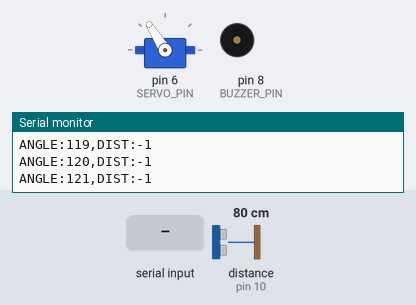
Simulated run of this sketch. Board: Arduino Uno, built with avr-gcc and run on an emulated ATmega328P. Parts: servo, buzzer (waves = sounding), the last lines printed to the serial monitor. Wiring (inferred from the names in the program): ultrasonic range finder: trigger pin 9; echo pin 10. The test bench sets the inputs (shaded band); at power-on: distance to the obstacle (sensor on pin 10) 80 cm. The echo pulse lasts 58.3 µs per cm; EEPROM starts erased.

Above: at 1.4 s.
1.5 s: distance to the obstacle (sensor on pin 10) set to 22 cm
At 1.97 s:
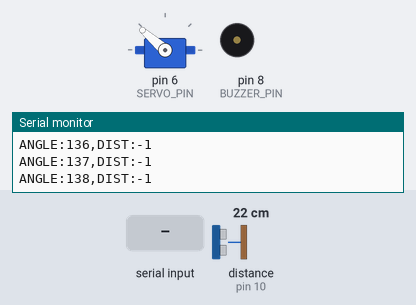
4.5 s: distance to the obstacle (sensor on pin 10) set to 19 cm
At 4.7 s:
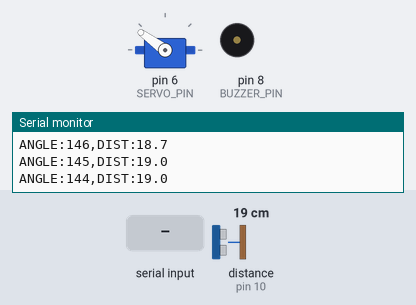
At 5.31 s:
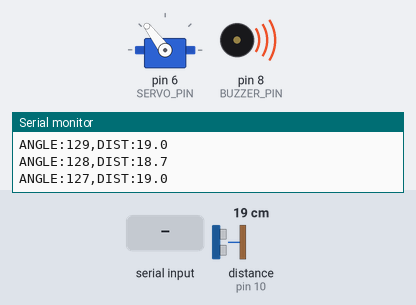
7.5 s: "d" received over Serial
10.5 s: "M90\n" received over Serial
At 11.4 s:
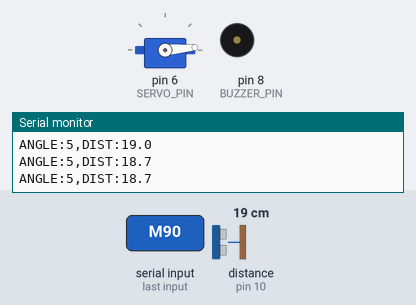
13.5 s: "M,45\n" received over Serial
16.5 s: "A90\n" received over Serial
Timing chart, 0 to 20.5 s (numbered marks = the images above; inputs shaded):
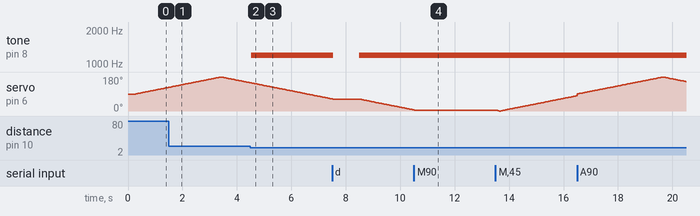

Measured:
- the behaviour switches between 21 and 20 cm on distance to the obstacle (sensor on pin 10) (found by bisection; images 1 and 2)
- after the input at 4.5 s, tone on pin 8 (BUZZER_PIN): alternates 1200 Hz for 0.02 s and silent for 0.02 s, starting at once
- after the input at 10.5 s, servo on pin 6 (SERVO_PIN): goes on until 10.5 s, then stays 5°

The sketch:

radar.ino
```cpp
#include <Servo.h>
#include <EEPROM.h>

Servo radarServo;

const byte SERVO_PIN  = 6;
const byte TRIG_PIN   = 9;
const byte ECHO_PIN   = 10;
const byte BUZZER_PIN = 8;

const float DEFAULT_MAX_DISTANCE = 20.0;
float maxDistance = DEFAULT_MAX_DISTANCE;

const unsigned long SERVO_INTERVAL = 35;
const unsigned long MEASURE_INTERVAL = 35;

int angle = 90;
int direction = 1;

const int EEPROM_ADDR = 0;

unsigned long lastServoMove = 0;
unsigned long lastEEPROMSave = 0;
unsigned long lastMeasure = 0;

bool manualMode = false;

float getDistance() {
  digitalWrite(TRIG_PIN, LOW);
  delayMicroseconds(2);
  digitalWrite(TRIG_PIN, HIGH);
  delayMicroseconds(10);
  digitalWrite(TRIG_PIN, LOW);

  unsigned long duration = pulseIn(ECHO_PIN, HIGH, 7000);
  if (duration == 0) return -1;

  float distance = duration * 0.0343 / 2.0;
  if (distance < 2.0 || distance > maxDistance) return -1;
  return distance;
}

void setup() {
  Serial.begin(9600);

  pinMode(TRIG_PIN, OUTPUT);
  pinMode(ECHO_PIN, INPUT);
  pinMode(BUZZER_PIN, OUTPUT);

  digitalWrite(TRIG_PIN, LOW);
  noTone(BUZZER_PIN);

  int savedAngle = EEPROM.read(EEPROM_ADDR);
  if (savedAngle >= 0 && savedAngle <= 180) {
    angle = savedAngle;
  } else {
    angle = 90;
  }

  if (angle >= 180) direction = -1;
  else direction = 1;

  radarServo.attach(SERVO_PIN);
  radarServo.write(angle);
  delay(250);

  lastServoMove = millis();
  lastEEPROMSave = millis();
  lastMeasure = millis();
}

void loop() {
  unsigned long now = millis();
  if (Serial.available() > 0) {
    char cmd = Serial.read();

    if (cmd == 'M' || cmd == 'm') {
      manualMode = !manualMode;
      Serial.println("MANUAL TOGGLED");
      if (manualMode) {
        radarServo.write(angle);
      }
    }
    else if (cmd == 'A' || cmd == 'a') {
      int newAngle = Serial.parseInt();
      if (newAngle >= 0 && newAngle <= 180) {
        angle = newAngle;
        radarServo.write(angle);
        Serial.print("ANGLE SET TO: ");
        Serial.println(angle);
      }
    }
    else if (cmd == 'D' || cmd == 'd') {
      float newMax = Serial.parseFloat();
      if (newMax >= 10.0 && newMax <= 100.0) {
        maxDistance = newMax;
        Serial.print("MAX DISTANCE SET TO: ");
        Serial.println(maxDistance);
      }
    }
    while (Serial.available()) Serial.read();
  }

  if (now - lastMeasure >= MEASURE_INTERVAL) {
    lastMeasure = now;

    float distance = getDistance();

    Serial.print("ANGLE:");
    Serial.print(angle);
    Serial.print(",DIST:");

    if (distance > 0) {
      Serial.println(distance, 1);
      tone(BUZZER_PIN, 1200, 15);
    } else {
      Serial.println(-1);
    }
  }

  if (!manualMode) {
    if (now - lastServoMove >= SERVO_INTERVAL) {
      lastServoMove = now;

      angle += direction;
      if (angle >= 180) {
        angle = 180;
        direction = -1;
      }
      if (angle <= 0) {
        angle = 0;
        direction = 1;
      }

      radarServo.write(angle);
    }
  }

  if (now - lastEEPROMSave >= 500) {
    lastEEPROMSave = now;
    EEPROM.update(EEPROM_ADDR, angle);
  }
}
```
